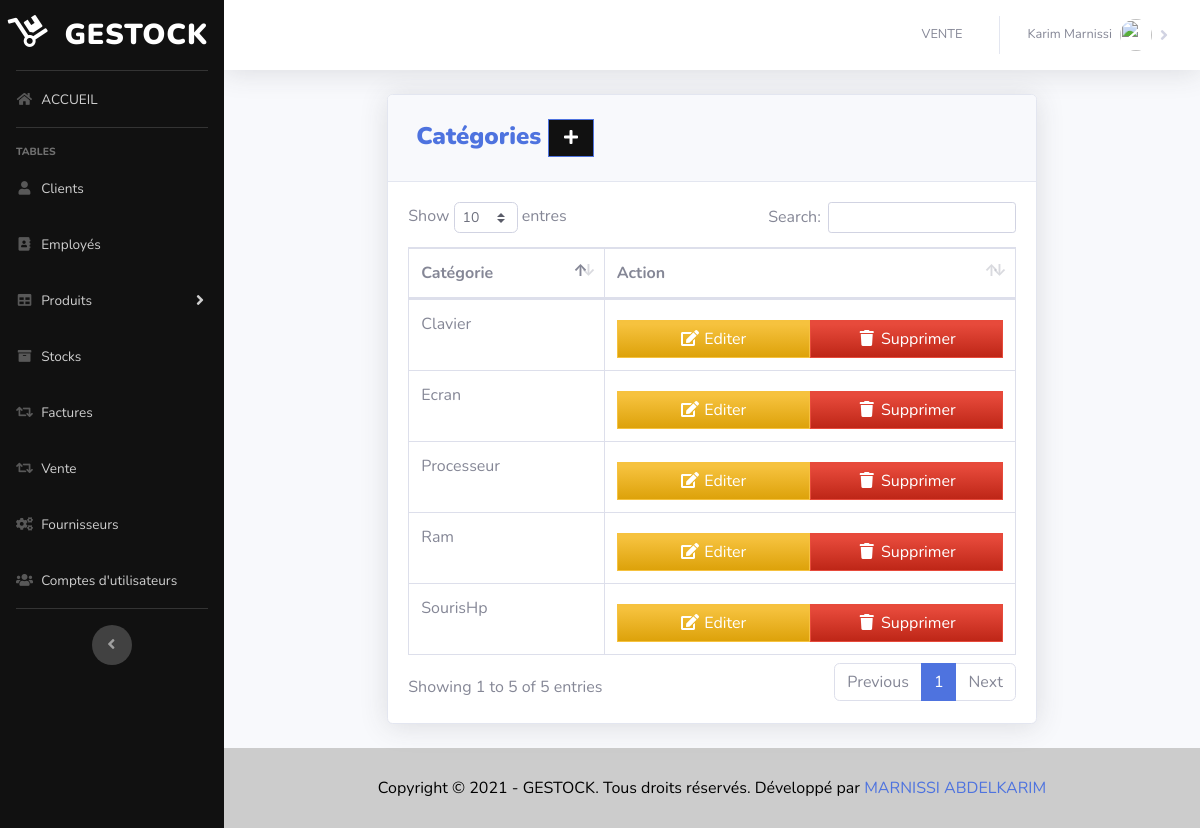
/pages/categories.php (signed in), run on the app's committed database.
### tables this page shows
CREATE TABLE `category` (
  `CATEGORY_ID` int(11) NOT NULL,
  `CNAME` varchar(50) DEFAULT NULL
);

### pages/categories.php (the view, shortened to what this page needs)
<?php
include'../includes/connection.php';
include'../includes/sidebar.php';
?>
            <div class="card shadow mb-4 " style="margin-left: auto;margin-right: auto;width: 70%;">
            <div class="card-header py-3">
              <h4 class="m-2 font-weight-bold text-primary">Cat&eacute;gories&nbsp;<a  href="#" data-toggle="modal" data-target="#aModal" type="button" class="btn btn-primary bg-gradient-primary" style="border-radius: 0px;"><i class="fas fa-fw fa-plus"></i></a></h4>
            </div>
            <div class="card-body">
              <div class="table-responsive">
                <table class="table table-bordered" id="dataTable" width="100%" cellspacing="0">
               <thead>
                   <tr>
                     <th>Cat&eacute;gorie</th>
                     <th>Action</th>
                   </tr>
               </thead>
          <tbody>
<?php
    $query = 'SELECT  CNAME, CATEGORY_ID FROM category c ';
        $result = mysqli_query($db, $query) or die (mysqli_error($db));
            while ($row = mysqli_fetch_assoc($result)) {
                echo '<tr>';
                echo '<td>'. $row['CNAME'].'</td>';
                      echo '<td align="right">
                            <div style="display: flex;
                                            flex-direction: row;
                                            flex-wrap: nowrap;
                                            justify-content: space-evenly;
                                            align-items: flex-end">
                                  <a type="button" class="btn btn-warning bg-gradient-warning btn-block" style="border-radius: 0px;" href="catg_edit.php?action=edit & id='.$row['CATEGORY_ID']. '">
                                    <i class="fas fa-fw fa-edit"></i> Editer
                                  </a>
                                  <a type="button" class="btn btn-danger bg-gradient-danger btn-block" style="border-radius: 0px;" href="catg_supp.php?action=supprimer & id='.$row['CATEGORY_ID']. '">
                                    <i class="fas fa-fw fa-trash"></i> Supprimer
                                  </a>
                            </div>
                            </div>
                          </div> </td>';
                echo '</tr> ';
                        }
?>
<?php
include'../includes/footer.php';
?>

### data on the page
category: CNAME "Clavier"
category: CNAME "Ram"
category: CNAME "SourisHp"
category: CNAME "Processeur"
category: CNAME "Ecran"

### other printed values
$_SESSION['FIRST_NAME'] "Karim"
$_SESSION['LAST_NAME'] "Marnissi"
